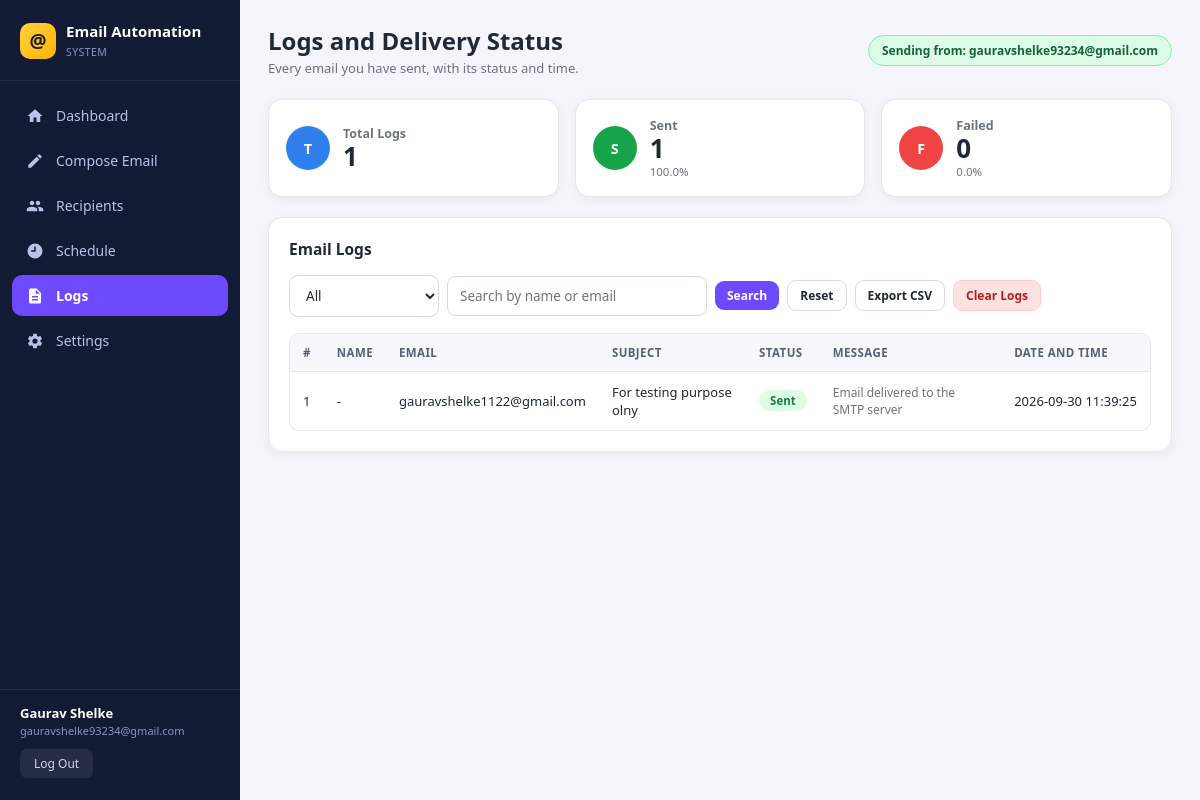
Screenshot of /logs (signed in) with the database file from the repository.
### tables this page shows
CREATE TABLE users (
            id              INTEGER PRIMARY KEY AUTOINCREMENT,
            name            TEXT NOT NULL,
            email           TEXT NOT NULL UNIQUE,
            password_hash   TEXT NOT NULL,
            sender_email    TEXT DEFAULT '',
            sender_password TEXT DEFAULT '',
            sender_name     TEXT DEFAULT '',
            smtp_server     TEXT DEFAULT 'smtp.gmail.com',
            smtp_port       INTEGER DEFAULT 587,
            created_at      TEXT NOT NULL
        );

CREATE TABLE logs (
            id         INTEGER PRIMARY KEY AUTOINCREMENT,
            user_id    INTEGER NOT NULL,
            name       TEXT,
            email      TEXT NOT NULL,
            subject    TEXT,
            status     TEXT NOT NULL,
            message    TEXT,
            created_at TEXT NOT NULL,
            FOREIGN KEY (user_id) REFERENCES users (id)
        );

### app.py (the view)
@app.route("/logs")
@login_required
def logs_page():
    status = request.args.get("status", "All")
    search = request.args.get("search", "").strip()
    logs = database.get_logs(g.user["id"], 300, status, search)
    return render_template("logs.html", logs=logs,
                           stats=database.get_stats(g.user["id"]),
                           status=status, search=search, active="logs")

### app.py (called while the page is built)
def login_required(view):
    @wraps(view)
    def wrapper(*args, **kwargs):
        if not g.user:
            flash("Please log in to continue.", "error")
            return redirect(url_for("login"))
        return view(*args, **kwargs)
    return wrapper

@app.before_request
def load_logged_in_user():
    user_id = session.get("user_id")
    g.user = database.get_user(user_id) if user_id else None

@app.context_processor
def inject_globals():
    return {"user": g.get("user"), "year": datetime.now().year}

### core/database.py (called while the page is built)
def get_connection():
    conn = sqlite3.connect(DATABASE, check_same_thread=False)
    conn.row_factory = sqlite3.Row
    return conn

def get_user(user_id):
    conn = get_connection()
    row = conn.execute("SELECT * FROM users WHERE id = ?", (user_id,)).fetchone()
    conn.close()
    return dict(row) if row else None

def get_logs(user_id, limit=300, status_filter="All", search=""):
    sql = "SELECT * FROM logs WHERE user_id = ?"
    params = [user_id]
    if status_filter and status_filter != "All":
        sql += " AND status = ?"
        params.append(status_filter)
    if search:
        sql += " AND (email LIKE ? OR name LIKE ?)"
        params += [f"%{search}%", f"%{search}%"]
    sql += " ORDER BY id DESC LIMIT ?"
    params.append(limit)
    conn = get_connection()
    rows = conn.execute(sql, params).fetchall()
    conn.close()
    return [dict(r) for r in rows]

def get_stats(user_id):
    conn = get_connection()
    one = lambda sql: conn.execute(sql, (user_id,)).fetchone()["c"]
    total   = one("SELECT COUNT(*) c FROM logs WHERE user_id=?")
    sent    = one("SELECT COUNT(*) c FROM logs WHERE user_id=? AND status='Sent'")
    failed  = one("SELECT COUNT(*) c FROM logs WHERE user_id=? AND status='Failed'")
    pending = one("SELECT COUNT(*) c FROM schedules WHERE user_id=? AND status='Pending'")
    conn.close()
    pct = lambda x: round((x / total) * 100, 1) if total else 0.0
    return {"total": total, "delivered": sent, "failed": failed, "pending": pending,
            "delivered_pct": pct(sent), "failed_pct": pct(failed)}

### templates/logs.html (shortened to what this page needs)
{% extends "base.html" %}
{% block heading %}Logs and Delivery Status{% endblock %}
{% block subheading %}Every email you have sent, with its status and time.{% endblock %}
{% block content %}
<div class="stats" style="grid-template-columns:repeat(3,1fr)">
  <div class="stat">
    <div class="ico blue">T</div>
    <div><div class="label">Total Logs</div><div class="value">{{ stats.total }}</div></div>
  </div>
  <div class="stat">
    <div class="ico green">S</div>
    <div><div class="label">Sent</div><div class="value">{{ stats.delivered }}</div>
      <div class="sub">{{ stats.delivered_pct }}%</div></div>
  </div>
  <div class="stat">
    <div class="ico red">F</div>
    <div><div class="label">Failed</div><div class="value">{{ stats.failed }}</div>
      <div class="sub">{{ stats.failed_pct }}%</div></div>
  </div>
</div>
<div class="card">
  <h3>Email Logs</h3>
  <form method="get" class="inline-form" style="margin-bottom:16px">
    <select name="status" style="max-width:150px">
      {% for s in ['All', 'Sent', 'Failed'] %}
        <option value="{{ s }}" {% if s == status %}selected{% endif %}>{{ s }}</option>
      {% endfor %}
    </select>
    <input type="text" name="search" value="{{ search }}"
           placeholder="Search by name or email" style="max-width:260px">
    <button class="btn btn-primary btn-sm" type="submit">Search</button>
    <a class="btn btn-light btn-sm" href="{{ url_for('logs_page') }}">Reset</a>
    <a class="btn btn-light btn-sm" href="{{ url_for('logs_export') }}">Export CSV</a>
    <a class="btn btn-red btn-sm" href="{{ url_for('logs_clear') }}">Clear Logs</a>
  </form>
  {% if logs %}
    <div class="table-wrap" style="max-height:540px;overflow-y:auto">
      <table>
        <thead><tr><th>#</th><th>Name</th><th>Email</th><th>Subject</th>
          <th>Status</th><th>Message</th><th>Date and Time</th></tr></thead>
        <tbody>
        {% for log in logs %}
          <tr>
            <td>{{ log.id }}</td>
            <td>{{ log.name or '-' }}</td>
            <td>{{ log.email }}</td>
            <td>{{ log.subject[:32] if log.subject else '-' }}</td>
            <td><span class="pill {{ log.status|lower }}">{{ log.status }}</span></td>
            <td style="font-size:12px;color:#6b7280">{{ log.message[:46] if log.message else '' }}</td>
            <td style="white-space:nowrap">{{ log.created_at }}</td>
          </tr>
        {% endfor %}
        </tbody>
      </table>
    </div>
  {% else %}
    <div class="empty">No logs found.</div>
  {% endif %}
</div>
{% endblock %}

### templates/base.html (shortened to what this page needs)
<!DOCTYPE html>
<html lang="en">
<head>
<link rel="stylesheet" href="{{ url_for('static', filename='css/style.css') }}">
</head>
<body>
<div class="app">
  <aside class="sidebar">
    <div class="brand">
      <div class="logo">@</div>
      <div>
        <h1>Email Automation</h1>
        <span>SYSTEM</span>
      </div>
    </div>
    <nav class="nav">
      <a href="{{ url_for('dashboard') }}" class="{% if active=='dashboard' %}active{% endif %}">
        <svg viewBox="0 0 24 24" fill="currentColor"><path d="M10 20v-6h4v6h5v-8h3L12 3 2 12h3v8z"/></svg>
        <span>Dashboard</span></a>
      <a href="{{ url_for('compose') }}" class="{% if active=='compose' %}active{% endif %}">
        <svg viewBox="0 0 24 24" fill="currentColor"><path d="M3 17.25V21h3.75L17.81 9.94l-3.75-3.75zM20.71 7.04a1 1 0 000-1.41l-2.34-2.34a1 1 0 00-1.41 0l-1.83 1.83 3.75 3.75z"/></svg>
        <span>Compose Email</span></a>
      <a href="{{ url_for('recipients_page') }}" class="{% if active=='recipients' %}active{% endif %}">
        <span>Recipients</span></a>
      <a href="{{ url_for('schedule_page') }}" class="{% if active=='schedule' %}active{% endif %}">
        <svg viewBox="0 0 24 24" fill="currentColor"><path d="M12 2a10 10 0 100 20 10 10 0 000-20zm1 11H7v-2h4V6h2z"/></svg>
        <span>Schedule</span></a>
      <a href="{{ url_for('logs_page') }}" class="{% if active=='logs' %}active{% endif %}">
        <svg viewBox="0 0 24 24" fill="currentColor"><path d="M14 2H6a2 2 0 00-2 2v16a2 2 0 002 2h12a2 2 0 002-2V8zm2 16H8v-2h8zm0-4H8v-2h8zm-3-5V3.5L18.5 9z"/></svg>
        <span>Logs</span></a>
      <a href="{{ url_for('settings_page') }}" class="{% if active=='settings' %}active{% endif %}">
        <span>Settings</span></a>
    </nav>
    <div class="side-user">
      <b>{{ user.name }}</b>
      <span>{{ user.email }}</span>
      <a href="{{ url_for('logout') }}">Log Out</a>
    </div>
  </aside>
  <main class="main">
    <div class="topbar">
      <div>
        <h2>{% block heading %}Dashboard{% endblock %}</h2>
        <p>{% block subheading %}{% endblock %}</p>
      </div>
      {% if user.sender_email %}
        <span class="badge live">Sending from: {{ user.sender_email }}</span>
      {% else %}
        <span class="badge warn">No sender email yet - open Settings</span>
      {% endif %}
    </div>
    {% block content %}{% endblock %}
  </main>
</div>
</body>
</html>

### rows the page displays
users: name "Gaurav Shelke", email "gauravshelke93234@gmail.com", sender_email "gauravshelke93234@gmail.com"
logs: id "1", name "-", email "gauravshelke1122@gmail.com", subject "For testing purpose olny", status "Sent", message "Email delivered to the SMTP server", created_at "2026-09-30 11:39:25"

### other values shown
{{ stats.total }} "1"
{{ stats.delivered }} "1"
{{ stats.delivered_pct }} "100.0"
{{ stats.failed }} "0"
{{ stats.failed_pct }} "0.0"
form field status "All"
